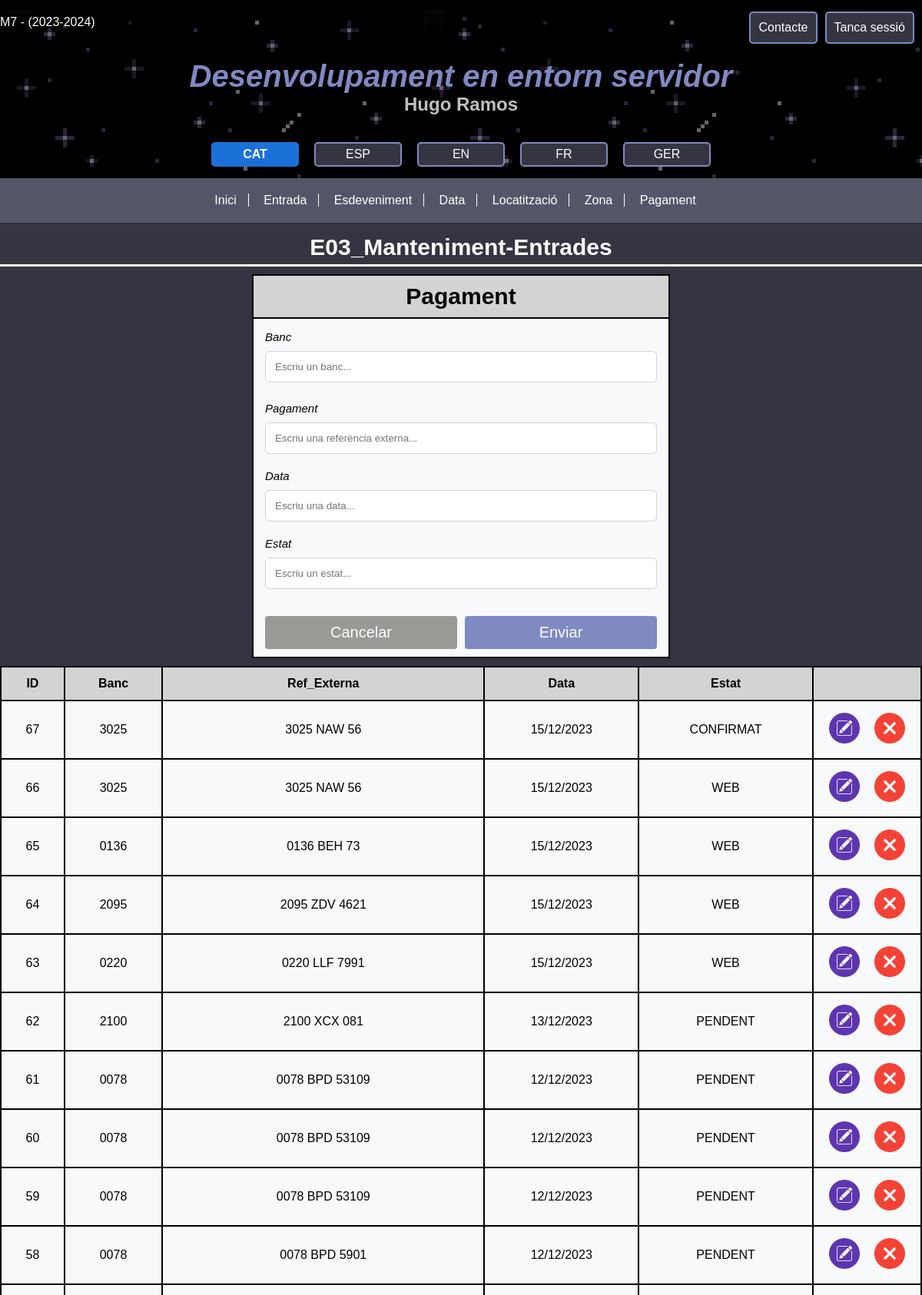
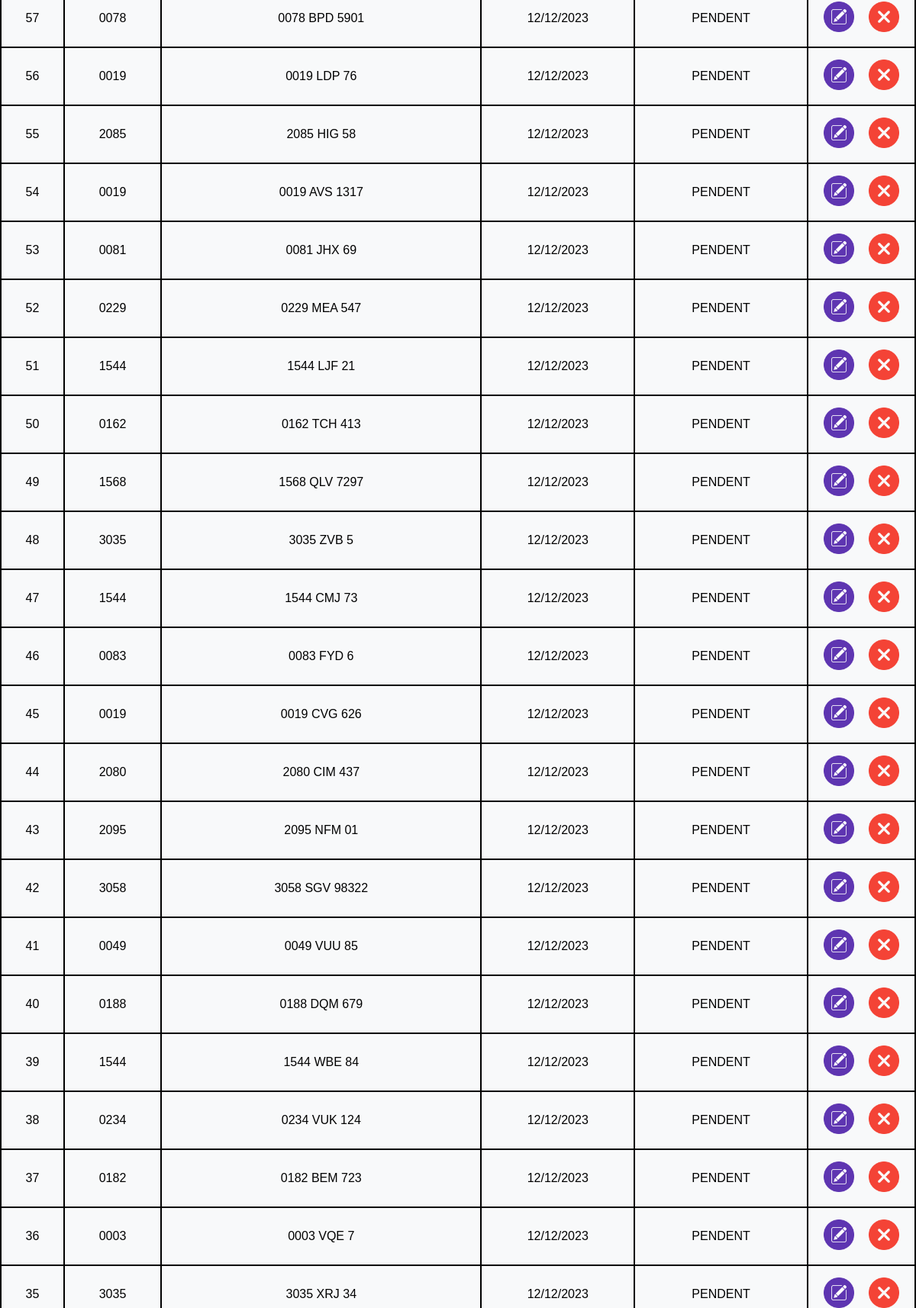
Screenshot of /?Pagament/show (signed in, upper part) with the database file from the repository (2 pictures, top to bottom).
### tables this page shows
CREATE TABLE `tbl_pagament` (
  `id` int NOT NULL,
  `banc` varchar(90) NOT NULL,
  `ref_externa` varchar(90) NOT NULL,
  `data` varchar(10) NOT NULL,
  `estat` varchar(90) NOT NULL
);

### classes/controlador/pagamentcontroller.class.php (called while the page is built, shortened)
<?php
class PagamentController extends Controller {
    private $pagament;
    private $pagamentModel;
    private $pagamentView;
    public function __construct(Pagament $param = null) {
        $this->pagament = (is_null($param)) ? new Pagament("", "", "", "", "") : $param;
        $this->pagamentModel = new PagamentModel();
        $this->pagamentView = new PagamentView();
    }
    public function show($params) {
        if (isset($_COOKIE["lang"])) {
            $lang = $_COOKIE["lang"];
        } else {
            $lang = "cat";
        }
        $frmErrors = array();
        $pagaments = $this->pagamentModel->read();
        $this->pagamentView->show($lang, $pagaments, $frmErrors, $this->pagament);
    }
}

### index.php (called while the page is built, shortened)
<?php
    try {
        $cFront = new FrontController();
        $cFront->dispatch();
    }catch (Exception $e) {
        $vError = new ErrorView();
        $vError->show($e);
    }
?>

### classes/model/Pagament.php (called while the page is built, shortened)
<?php
class Pagament {
    public function __construct($id, $banc, $ref_externa, $data, $estat){
        $this->id = $id;
        $this->banc = $banc;
        $this->ref_externa = $ref_externa;
        $this->data = $data;
        $this->estat = $estat;
    }
}

### classes/model/DataBase.php (called while the page is built, shortened)
<?php
class DataBase {
    private $sgbd = "mysql";
    public $link;
    private function __construct($usr = 0){
        switch ($this->sgbd){
            case "mysql":
                switch ($usr) {
                    case 0:
                        if ($link = new mysqli(ini_get("mysqli.default_host"), ini_get("mysqli.default_user"), ini_get("mysqli.default_pw"), "myweb")){
                            $this->link = $link;
                        }else{
                            throw new Exception("No s'ha pogut establir una conexió.");
                        }
                    break;
                }
            break;
        }
    }
    public function executeSQL($query, $params = null){
        switch ($this->sgbd){
            case "mysql":
                if ($stmt = $this->link->prepare($query)){
                    if ($stmt->execute($params)){
                        $res = $stmt->get_result();
                        if ($res !== false) {
                            $dades = $res->fetch_all(MYSQLI_ASSOC);
                            return $dades;
                        }else {
                            $stmt->close();
                            return true;
                        }
                    }
                }
                return false;
                break;
        }
    }
}

### classes/model/PagamentModel.php (called while the page is built, shortened)
<?php
class PagamentModel implements Crudable {
    public $db_consulta;
    public function __construct(){
        $this->db_consulta = DataBase::getInstance(1);
    }
    public function read($pagament = null){
        $pagaments = $this->db_consulta->executeSQL("SELECT * FROM `tbl_pagament` ORDER BY `id` DESC");
        $pagamentsObj = array();
        foreach ($pagaments as $fila) {
            $pagamentsObj[] = new Pagament($fila["id"], $fila["banc"], $fila["ref_externa"], $fila["data"], $fila["estat"]);
        }
        return $pagamentsObj;
    }
}

### classes/vista/PagamentView.php (the view, shortened to what this page needs)
<?php
class PagamentView extends View {
    public function show($idioma, $pagaments, $frmErrors, $pagament = null) {
        $formE = '<form id="form-entrada" action="" method="post">
                    <h2>Pagament</h2>
                    <div class="fe-inputs">
                        <label for="banc">Banc</label>
                        <input type="text" id="banc" name="banc" placeholder="Escriu un banc..." value="' . ($pagament ? $pagament->banc : "") . '">
                        <div class="errors"><span class="error">' . $frmErrors["banc1"] . '</span></div>
                        <div class="errors"><span class="error">' . $frmErrors["banc2"] . '</span></div>
                        <div class="errors"><span class="error">' . $frmErrors["banc3"] . '</span></div>
                        <label for="ref_externa">Pagament</label>
                        <input type="text" id="ref_externa" name="ref_externa" placeholder="Escriu una referència externa..." value="' . ($pagament ? $pagament->ref_externa : "") . '">
                        <div class="errors"><span class="error">' . $frmErrors["ref_externa1"] . '</span></div>
                        <div class="errors"><span class="error">' . $frmErrors["ref_externa2"] . '</span></div>
                        <label for="pData">Data</label>
                        <input type="text" id="pData" name="pData" placeholder="Escriu una data..." value="' . ($pagament ? $pagament->data : "") . '">
                        <div class="errors"><span class="error">' . $frmErrors["data1"] . '</span></div>
                        <div class="errors"><span class="error">' . $frmErrors["data2"] . '</span></div>
                        <label for="estat">Estat</label>
                        <input type="text" id="estat" name="estat" placeholder="Escriu un estat..." value="' . ($pagament ? $pagament->estat : "") . '">
                        <div class="errors"><span class="error">' . $frmErrors["estat1"] . '</span></div>
                        <div class="errors"><span class="error">' . $frmErrors["estat2"] . '</span></div>
                        <div class="errors"><span class="error">' . $frmErrors["estat3"] . '</span></div>
                        <div class="fe-sInputs">
                            <input type="submit" id="cancelar" name="cancelar" value="Cancelar">
                            <input type="submit" id="enviar" name="enviar" value="Enviar">
                        </div>
                    </div>
                </form>';
        $thead = '<table id="tEntrada"><thead><tr>';
        $th = array(
            "ID",
            "Banc",
            "Ref_Externa",
            "Data",
            "Estat",
            ""
        );
        foreach ($th as $titol) {
            $thead .= "<th> $titol </th>";
        }
        $thead .= "</tr></thead>";
        $tbody = "<tbody>";
        foreach ($pagaments as $p) {
            $tbody .= '<tr>
                        <td>' . $p->id . '</td>
                        <td>' . $p->banc . '</td>
                        <td>' . $p->ref_externa . '</td>
                        <td>' . $p->data . '</td>
                        <td>' . $p->estat . '</td>
                        <td class="mInputs">
                            <a href="?Pagament/show/'.$p->id.'"><img src="img/editar.png" alt="editar.img"/></a>
                            <a href="?Pagament/delete/'.$p->id.'"><img src="img/eliminar.png" alt="eliminar.img"/></a>
                        </td>
                       </tr>';
        }
        $tbody .= "<tbody></table>";
        include "templates/head.tpl.php";
        include "templates/header-entrada.tpl.php";
        include "templates/main-entrada.tpl.php";
        include "templates/footer.tpl.php";
    }
}

### css/styles.css (style rules this page uses)
* { padding: 0px; margin: 0px; }
html, body { height: 100%; margin: 0; padding: 0; }
body { font-family: Arial, Helvetica, sans-serif; display: flex; flex-direction: column; background-color: #343541; }
h2 { color: rgb(192, 191, 188); }
main h2 { text-align: center; padding-top: 15px; padding-bottom: 5px; font-size: 30px; border-bottom: 3px solid white; color: white; }
main a { padding: 10px; text-decoration: none; }
.errors { text-align: center; }
table { border-collapse: separate; border-spacing: 0; width: 100%; margin: 0; overflow: hidden; border: 1px solid black; }
th, td { padding: 12px; text-align: center; border: 1px solid black; }
th { background-color: rgb(211, 211, 211); color: black; }
td { background-color: #f8f9fa; }
td img { height: 30px; }
td:first-child { text-align: start; }
#form-guest input, #form-guest select, #enviar { padding: 7.5px; }
#form-entrada { background-color: #f8f9fa; border: 2px solid black; box-shadow: 0 0 10px rgba(0, 0, 0, 0.1); width: 45%; display: flex; flex-direction: column; }
.fe-inputs { padding-top: 15px; padding-left: 15px; padding-right: 15px; display: flex; flex-direction: column; }
.fe-sInputs { display: flex; justify-content: center; }
#form-entrada label { font-style: italic; font-size: 15px; }
#form-entrada h2 { color: black; background-color: rgb(211, 211, 211); border-bottom: 2px solid black; padding: 10px; }
#form-entrada input, select { width: 100%; padding: 12px; margin: 10px 0px; border: 1px solid #ced4da; border-radius: 6px; box-sizing: border-box; }
#form-entrada #cancelar, #form-entrada #enviar { background-color: #7f89c2; width: 50%; color: #fff; cursor: pointer; border: none; padding: 10px; border-radius: 4px; font-size: 20px; transition: background-color 0.3s; }
#form-entrada #cancelar { margin-right: 10px; background-color: rgb(154, 153, 150); }
#tEntrada .mInputs { width: 115px; height: 50px; }
#tEntrada .mInputs img { height: 40px; width: auto; }
#tEntrada .mInputs a { padding: 7px; }
#tEntrada td { text-align: center; }
#tEntrada img { width: 25%; height: auto; }

### rows the page displays
tbl_pagament: id "67", banc "3025", ref_externa "3025 NAW 56", data "15/12/2023", estat "CONFIRMAT"
tbl_pagament: id "66", banc "3025", ref_externa "3025 NAW 56", data "15/12/2023", estat "WEB"
tbl_pagament: id "65", banc "0136", ref_externa "0136 BEH 73", data "15/12/2023", estat "WEB"
tbl_pagament: id "64", banc "2095", ref_externa "2095 ZDV 4621", data "15/12/2023", estat "WEB"
tbl_pagament: id "63", banc "0220", ref_externa "0220 LLF 7991", data "15/12/2023", estat "WEB"
tbl_pagament: id "62", banc "2100", ref_externa "2100 XCX 081", data "13/12/2023", estat "PENDENT"
tbl_pagament: id "61", banc "0078", ref_externa "0078 BPD 53109", data "12/12/2023", estat "PENDENT"
tbl_pagament: id "60", banc "0078", ref_externa "0078 BPD 53109", data "12/12/2023", estat "PENDENT"
tbl_pagament: id "59", banc "0078", ref_externa "0078 BPD 53109", data "12/12/2023", estat "PENDENT"
tbl_pagament: id "58", banc "0078", ref_externa "0078 BPD 5901", data "12/12/2023", estat "PENDENT"
tbl_pagament: id "57", banc "0078", ref_externa "0078 BPD 5901", data "12/12/2023", estat "PENDENT"
tbl_pagament: id "56", banc "0019", ref_externa "0019 LDP 76", data "12/12/2023", estat "PENDENT"
tbl_pagament: id "55", banc "2085", ref_externa "2085 HIG 58", data "12/12/2023", estat "PENDENT"
tbl_pagament: id "54", banc "0019", ref_externa "0019 AVS 1317", data "12/12/2023", estat "PENDENT"
tbl_pagament: id "53", banc "0081", ref_externa "0081 JHX 69", data "12/12/2023", estat "PENDENT"
tbl_pagament: id "52", banc "0229", ref_externa "0229 MEA 547", data "12/12/2023", estat "PENDENT"
tbl_pagament: id "51", banc "1544", ref_externa "1544 LJF 21", data "12/12/2023", estat "PENDENT"
tbl_pagament: id "50", banc "0162", ref_externa "0162 TCH 413", data "12/12/2023", estat "PENDENT"
tbl_pagament: id "49", banc "1568", ref_externa "1568 QLV 7297", data "12/12/2023", estat "PENDENT"
tbl_pagament: id "48", banc "3035", ref_externa "3035 ZVB 5", data "12/12/2023", estat "PENDENT"
tbl_pagament: id "47", banc "1544", ref_externa "1544 CMJ 73", data "12/12/2023", estat "PENDENT"
tbl_pagament: id "46", banc "0083", ref_externa "0083 FYD 6", data "12/12/2023", estat "PENDENT"
tbl_pagament: id "45", banc "0019", ref_externa "0019 CVG 626", data "12/12/2023", estat "PENDENT"
tbl_pagament: id "44", banc "2080", ref_externa "2080 CIM 437", data "12/12/2023", estat "PENDENT"
tbl_pagament: id "43", banc "2095", ref_externa "2095 NFM 01", data "12/12/2023", estat "PENDENT"
tbl_pagament: id "42", banc "3058", ref_externa "3058 SGV 98322", data "12/12/2023", estat "PENDENT"
tbl_pagament: id "41", banc "0049", ref_externa "0049 VUU 85", data "12/12/2023", estat "PENDENT"
tbl_pagament: id "40", banc "0188", ref_externa "0188 DQM 679", data "12/12/2023", estat "PENDENT"
tbl_pagament: id "39", banc "1544", ref_externa "1544 WBE 84", data "12/12/2023", estat "PENDENT"
tbl_pagament: id "38", banc "0234", ref_externa "0234 VUK 124", data "12/12/2023", estat "PENDENT"
tbl_pagament: id "37", banc "0182", ref_externa "0182 BEM 723", data "12/12/2023", estat "PENDENT"
tbl_pagament: id "36", banc "0003", ref_externa "0003 VQE 7", data "12/12/2023", estat "PENDENT"
tbl_pagament: id "35", banc "3035", ref_externa "3035 XRJ 34", data "12/12/2023", estat "PENDENT"

### other values shown
$traduccio["contacte"] "Contacte"
$traduccio["logout"] "Tanca sessió"
$traduccio["header-titol"] "Desenvolupament en entorn servidor"
$traduccio["nav1"] "Inici"
$titol "ID"
$titol "Banc"
$titol "Ref_Externa"
$titol "Data"
$titol "Estat"
